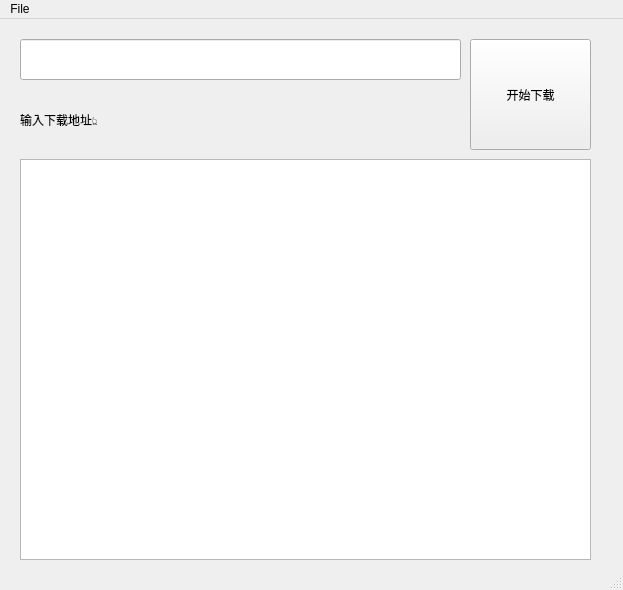
<?xml version="1.0" encoding="UTF-8"?>
<ui version="4.0">
 <class>MainWindow</class>
 <widget class="QMainWindow" name="MainWindow">
  <property name="geometry">
   <rect>
    <x>0</x>
    <y>0</y>
    <width>623</width>
    <height>590</height>
   </rect>
  </property>
  <property name="windowTitle">
   <string>大海绵视频下载</string>
  </property>
  <widget class="QWidget" name="centralwidget">
   <widget class="QLineEdit" name="lineEdit">
    <property name="geometry">
     <rect>
      <x>20</x>
      <y>20</y>
      <width>441</width>
      <height>41</height>
     </rect>
    </property>
    <property name="text">
     <string/>
    </property>
   </widget>
   <widget class="QPushButton" name="pushButton">
    <property name="geometry">
     <rect>
      <x>470</x>
      <y>20</y>
      <width>121</width>
      <height>111</height>
     </rect>
    </property>
    <property name="text">
     <string>开始下载</string>
    </property>
   </widget>
   <widget class="QLabel" name="label">
    <property name="geometry">
     <rect>
      <x>20</x>
      <y>80</y>
      <width>291</width>
      <height>41</height>
     </rect>
    </property>
    <property name="text">
     <string>输入下载地址👆</string>
    </property>
   </widget>
   <widget class="QTextEdit" name="textEdit">
    <property name="geometry">
     <rect>
      <x>20</x>
      <y>140</y>
      <width>571</width>
      <height>401</height>
     </rect>
    </property>
   </widget>
  </widget>
  <widget class="QMenuBar" name="menubar">
   <property name="geometry">
    <rect>
     <x>0</x>
     <y>0</y>
     <width>623</width>
     <height>21</height>
    </rect>
   </property>
   <widget class="QMenu" name="menuFile">
    <property name="title">
     <string>File</string>
    </property>
   </widget>
   <addaction name="menuFile"/>
  </widget>
  <widget class="QStatusBar" name="statusbar"/>
 </widget>
 <resources/>
 <connections/>
</ui>
